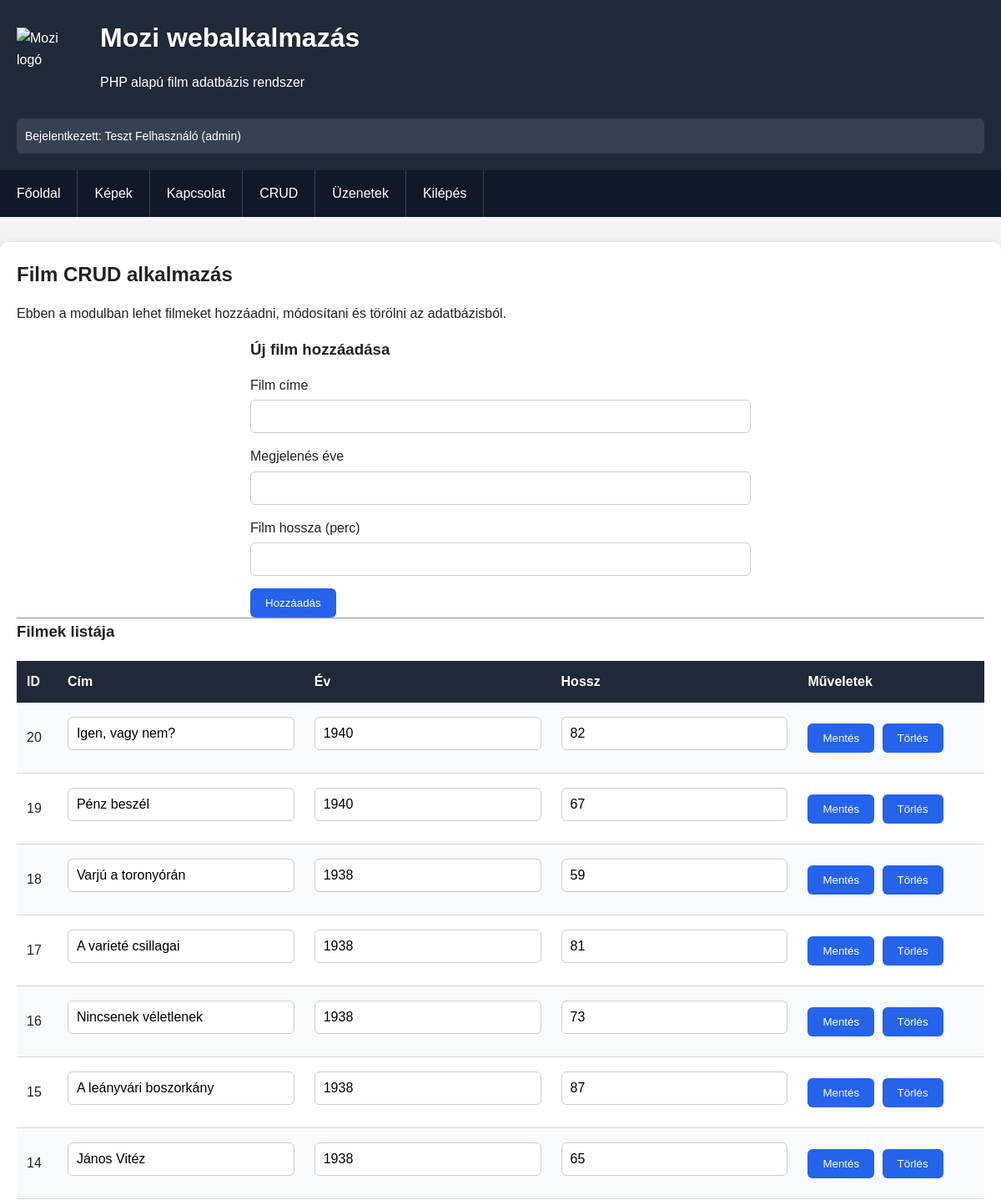
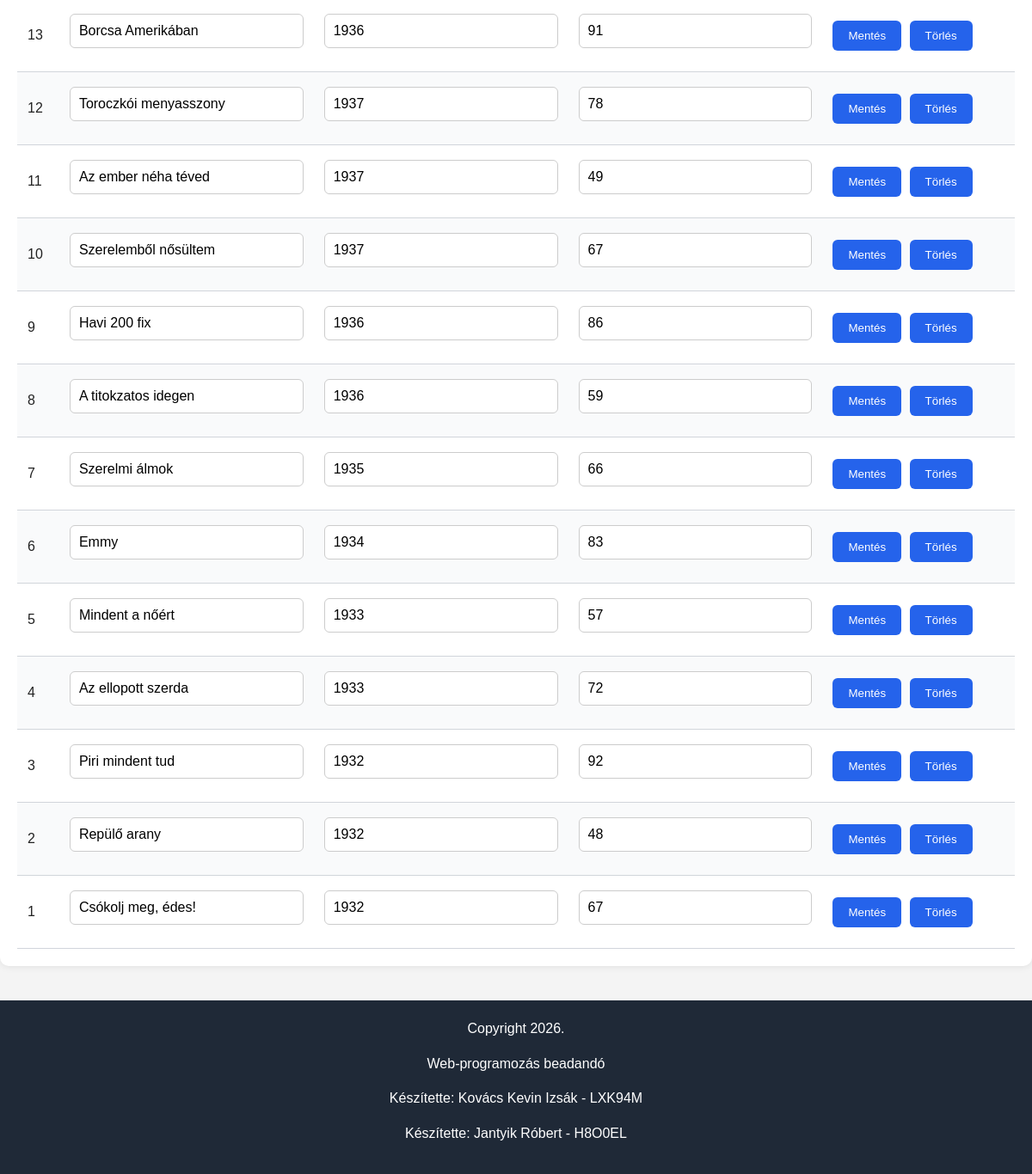
The page /?crud (signed in) on the database its author committed (2 pictures, top to bottom).
### tables this page shows
CREATE TABLE IF NOT EXISTS film (
    id INT AUTO_INCREMENT PRIMARY KEY,
    cim VARCHAR(255) NOT NULL,
    ev INT NOT NULL,
    hossz INT NOT NULL
);

### index.php (called while the page is built, shortened)
<?php
	include('./templates/index.tpl.php');
?>

### logicals/crud.php (called while the page is built, shortened)
<?php
$sql = "SELECT * FROM film ORDER BY id DESC";
$stmt = $dbh->query($sql);
$filmek = $stmt->fetchAll(PDO::FETCH_ASSOC);
?>

### templates/pages/crud.tpl.php (the view, shortened to what this page needs)
<h2>Film CRUD alkalmazás</h2>
<p>
    Ebben a modulban lehet filmeket hozzáadni, módosítani és törölni
    az adatbázisból.
</p>
<div class="form-container">
    <h3>Új film hozzáadása</h3>
    <form method="post" action="?crud">
        <label>Film címe</label>
        <input type="text" name="cim">
        <label>Megjelenés éve</label>
        <input type="number" name="ev">
        <label>Film hossza (perc)</label>
        <input type="number" name="hossz">
        <button type="submit">
            Hozzáadás
        </button>
    </form>
</div>
<hr>
<h3>Filmek listája</h3>
<table>
    <tr>
        <th>ID</th>
        <th>Cím</th>
        <th>Év</th>
        <th>Hossz</th>
        <th>Műveletek</th>
    </tr>
    <?php foreach($filmek as $film): ?>
        <tr>
            <form method="post" action="?crud">
                <td>
                    <?= $film['id'] ?>
                </td>
                <td>
                    <input
                        type="text"
                        name="cim"
                        value="<?= $film['cim'] ?>"
                    >
                </td>
                <td>
                    <input
                        type="number"
                        name="ev"
                        value="<?= $film['ev'] ?>"
                    >
                </td>
                <td>
                    <input
                        type="number"
                        name="hossz"
                        value="<?= $film['hossz'] ?>"
                    >
                </td>
                <td>
                    <button
                        class="muvelet-gomb"
                        type="submit"
                        name="muvelet"
                        value="modosit"
                    >
                        Mentés
                    </button>
                    <button
                        class="muvelet-gomb"
                        type="submit"
                        name="muvelet"
                        value="torol"
                        onclick="return confirm('Biztosan törölni szeretnéd?')"
                    >
                        Törlés
                    </button>
                </td>
            </form>
        </tr>
    <?php endforeach; ?>
</table>

### styles/stilus.css (style rules this page uses)
* { margin: 0; padding: 0; box-sizing: border-box; }
body { font-family: Arial, sans-serif; background-color: #f4f4f4; color: #222; line-height: 1.6; }
h1, h2, h3 { margin-bottom: 15px; }
p { margin-bottom: 15px; }
input, textarea, select { width: 100%; padding: 10px; margin-top: 5px; margin-bottom: 15px; border: 1px solid #ccc; border-radius: 6px; font-size: 16px; }
button { background-color: #2563eb; color: white; border: none; padding: 10px 18px; border-radius: 6px; cursor: pointer; transition: background-color 0.2s; }
.form-container { max-width: 600px; margin: auto; }

### styles/tablazat.css (style rules this page uses)
table { width: 100%; border-collapse: collapse; margin-top: 20px; }
table th { background-color: #1f2937; color: white; padding: 12px; text-align: left; }
table td { padding: 12px; border-bottom: 1px solid #d1d5db; }
table tr:nth-child(even) { background-color: #f9fafb; }
.muvelet-gomb { margin-right: 5px; }

### rows shown on the page
film: id "20", cim "Igen, vagy nem?", ev "1940", hossz "82"
film: id "19", cim "Pénz beszél", ev "1940", hossz "67"
film: id "18", cim "Varjú a toronyórán", ev "1938", hossz "59"
film: id "17", cim "A varieté csillagai", ev "1938", hossz "81"
film: id "16", cim "Nincsenek véletlenek", ev "1938", hossz "73"
film: id "15", cim "A leányvári boszorkány", ev "1938", hossz "87"
film: id "14", cim "János Vitéz", ev "1938", hossz "65"
film: id "13", cim "Borcsa Amerikában", ev "1936", hossz "91"
film: id "12", cim "Toroczkói menyasszony", ev "1937", hossz "78"
film: id "11", cim "Az ember néha téved", ev "1937", hossz "49"
film: id "10", cim "Szerelemből nősültem", ev "1937", hossz "67"
film: id "9", cim "Havi 200 fix", ev "1936", hossz "86"
film: id "8", cim "A titokzatos idegen", ev "1936", hossz "59"
film: id "7", cim "Szerelmi álmok", ev "1935", hossz "66"
film: id "6", cim "Emmy", ev "1934", hossz "83"
film: id "5", cim "Mindent a nőért", ev "1933", hossz "57"
film: id "4", cim "Az ellopott szerda", ev "1933", hossz "72"
film: id "3", cim "Piri mindent tud", ev "1932", hossz "92"
film: id "2", cim "Repülő arany", ev "1932", hossz "48"
film: id "1", cim "Csókolj meg, édes!", ev "1932", hossz "67"

### other values the page prints
$fejlec['cim'] "Mozi webalkalmazás"
$fejlec['motto'] "PHP alapú film adatbázis rendszer"
$_SESSION['csn'] "Teszt"
$_SESSION['un'] "Felhasználó"
$_SESSION['login'] "admin"
$oldal['szoveg'] "Főoldal"
$oldal['szoveg'] "Képek"
$oldal['szoveg'] "Kapcsolat"
$oldal['szoveg'] "CRUD"
$oldal['szoveg'] "Üzenetek"
$oldal['szoveg'] "Kilépés"
$lablec['copyright'] "Copyright 2026."
$lablec['ceg'] "Web-programozás beadandó"
